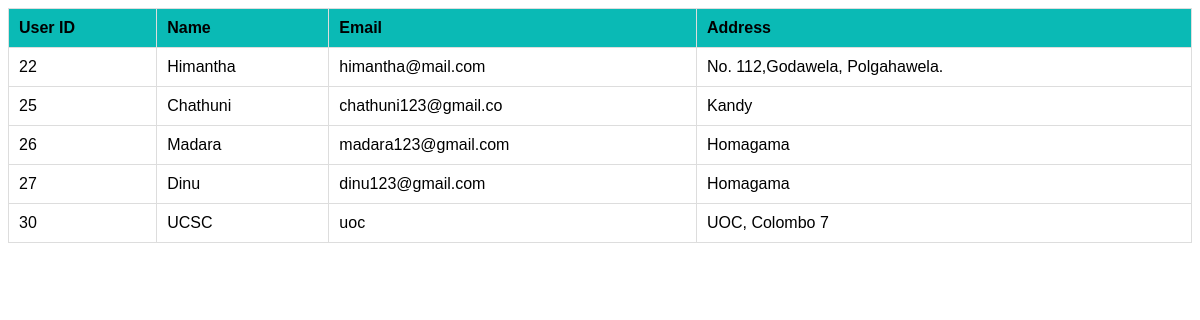
The app's page /php/viewuserdetails.php with its own data.
### tables this page shows
CREATE TABLE `user` (
  `userID` int(11) NOT NULL,
  `Name` varchar(30) NOT NULL,
  `pwd` varchar(255) NOT NULL,
  `Email` varchar(20) NOT NULL,
  `tp` varchar(12) NOT NULL,
  `Address` varchar(50) NOT NULL
);

### php/viewuserdetails.php (the view, shortened to what this page needs)
<?php
require '../connect.php';
$query = "SELECT userID, Name, Email, Address FROM user";
$result_set = mysqli_query($connection, $query);
if ($result_set) {
    $table = '<table style="border-collapse: collapse; width: 100%; font-family: Arial, sans-serif;">';
    $table .= '<thead>';
    $table .= '<tr style="background-color: #f2f2f2;">';
    $table .= '<th style="border: 1px solid #dddddd; padding: 10px; text-align: left;">User ID</th>';
    $table .= '<th style="border: 1px solid #dddddd; padding: 10px; text-align: left;">Name</th>';
    $table .= '<th style="border: 1px solid #dddddd; padding: 10px; text-align: left;">Email</th>';
    $table .= '<th style="border: 1px solid #dddddd; padding: 10px; text-align: left;">Address</th>';
    $table .= '</tr>';
    $table .= '</thead>';
    $table .= '<tbody>';
    while ($record = mysqli_fetch_assoc($result_set)) {
        $table .= '<tr>';
        $table .= '<td style="border: 1px solid #dddddd; padding: 10px;">' . $record['userID'] . '</td>';
        $table .= '<td style="border: 1px solid #dddddd; padding: 10px;">' . $record['Name'] . '</td>';
        $table .= '<td style="border: 1px solid #dddddd; padding: 10px;">' . $record['Email'] . '</td>';
        $table .= '<td style="border: 1px solid #dddddd; padding: 10px;">' . $record['Address'] . '</td>';
    }
    $table .= '</tbody>';
    $table .= '</table>';
}
?>
<!DOCTYPE html>
<html lang="en">
<head>
</head>
<body>
    <?php
    echo $table;
    ?>
</body>
</html>

### php/viewuserdetails.php (style rules this page uses)
table { border-collapse: collapse; width: 100%; font-family: Arial, sans-serif; }
th, td { border: 1px solid #dddddd; padding: 10px; text-align: left; }
th { background-color: #0ABAB5; }

### records on screen
user: userID "22", Name "Himantha", Email "himantha@mail.com", Address "No. 112,Godawela, Polgahawela."
user: userID "25", Name "Chathuni", Email "chathuni123@gmail.co", Address "Kandy"
user: userID "26", Name "Madara", Email "madara123@gmail.com", Address "Homagama"
user: userID "27", Name "Dinu", Email "dinu123@gmail.com", Address "Homagama"
user: userID "30", Name "UCSC", Email "uoc", Address "UOC, Colombo 7"
